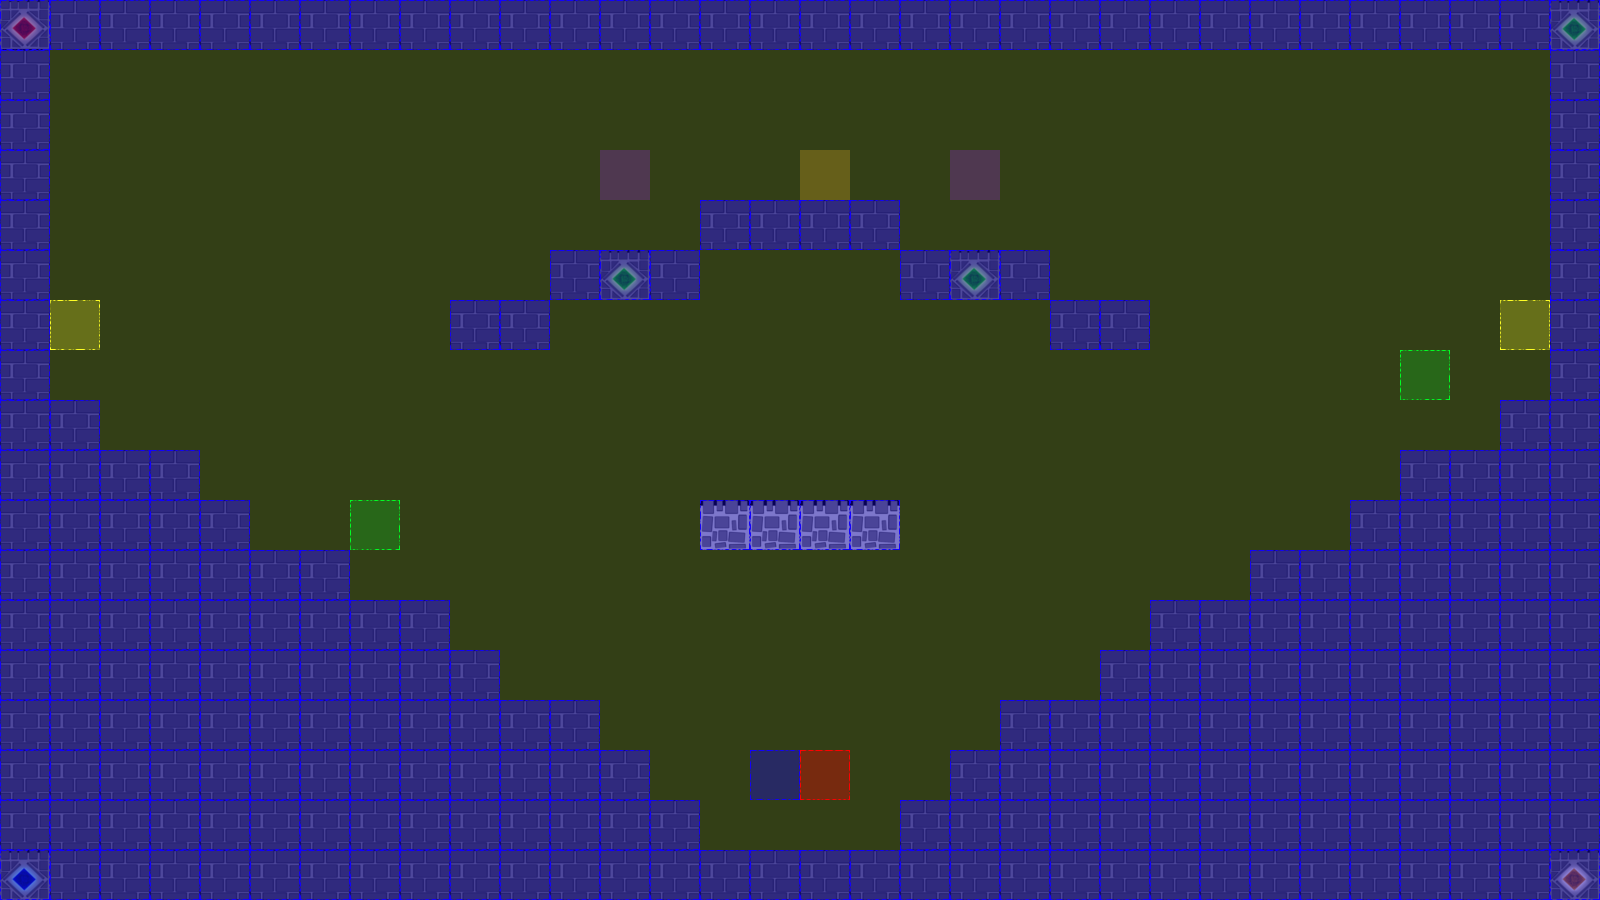

The image is a tile-based game level rendered from a .tmx file. Its description and source (layers, tilesets, objects; grid data summarised) follow:
An orthogonal 32x18 tile map with 50x50 px tiles, 3 tile layers (terrain, collision, event), 2 tilesets.

<map version="1.0" orientation="orthogonal" renderorder="left-up" width="32" height="18" tilewidth="50" tileheight="50" nextobjectid="3">
 <tileset firstgid="1" name="castleTile" tilewidth="50" tileheight="50" tilecount="36" columns="6">
  <image source="tiles/castleTile.png" width="300" height="300" />
 </tileset>
 <tileset firstgid="37" name="collisionTile" tilewidth="50" tileheight="50" tilecount="12" columns="3">
  <image source="tiles/collisionTile.png" width="150" height="200" />
 </tileset>
 <layer name="terrain" width="32" height="18">
  <data>[576 cells, 248 non-empty, 6 distinct tile ids]</data>
 </layer>
 <layer name="collision" width="32" height="18">
  <data>[576 cells, 576 non-empty, 2 distinct tile ids]</data>
 </layer>
 <layer name="event" width="32" height="18">
  <data>[576 cells, 9 non-empty, 6 distinct tile ids]</data>
 </layer>
</map>
